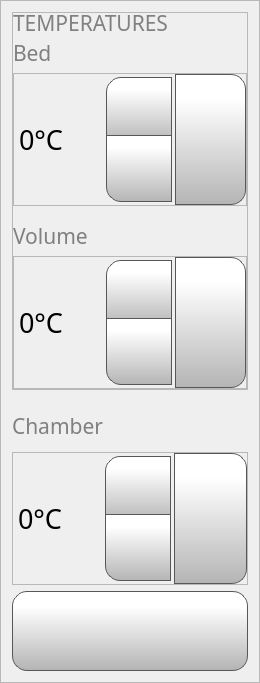
       <widget class="QFrame" name="temperatureFrame">
        <property name="minimumSize">
         <size>
          <width>0</width>
          <height>221</height>
         </size>
        </property>
        <property name="styleSheet">
         <string notr="true">QFrame #temperatureFrame {
    border: 2px solid gray;
    border-radius: 20px;
}</string>
        </property>
        <property name="frameShape">
         <enum>QFrame::StyledPanel</enum>
        </property>
        <property name="frameShadow">
         <enum>QFrame::Raised</enum>
        </property>
        <layout class="QVBoxLayout" name="verticalLayout_9">
         <item>
          <widget class="QFrame" name="frame_12">
           <property name="frameShape">
            <enum>QFrame::StyledPanel</enum>
           </property>
           <property name="frameShadow">
            <enum>QFrame::Raised</enum>
           </property>
           <layout class="QVBoxLayout" name="verticalLayout_7">
            <property name="spacing">
             <number>0</number>
            </property>
            <property name="leftMargin">
             <number>0</number>
            </property>
            <property name="topMargin">
             <number>0</number>
            </property>
            <property name="rightMargin">
             <number>0</number>
            </property>
            <property name="bottomMargin">
             <number>0</number>
            </property>
            <item>
             <widget class="QLabel" name="fileInfoLabel_13">
              <property name="minimumSize">
               <size>
                <width>0</width>
                <height>0</height>
               </size>
              </property>
              <property name="maximumSize">
               <size>
                <width>16777215</width>
                <height>20</height>
               </size>
              </property>
              <property name="font">
               <font>
                <family>Gotham</family>
                <pointsize>16</pointsize>
                <weight>50</weight>
                <bold>false</bold>
               </font>
              </property>
              <property name="styleSheet">
               <string notr="true">color:  grey;</string>
              </property>
              <property name="text">
               <string>TEMPERATURES</string>
              </property>
             </widget>
            </item>
            <item>
             <spacer name="verticalSpacer_9">
              <property name="orientation">
               <enum>Qt::Vertical</enum>
              </property>
              <property name="sizeType">
               <enum>QSizePolicy::Fixed</enum>
              </property>
              <property name="sizeHint" stdset="0">
               <size>
                <width>20</width>
                <height>10</height>
               </size>
              </property>
             </spacer>
            </item>
            <item>
             <widget class="QLabel" name="fileInfoLabel_7">
              <property name="maximumSize">
               <size>
                <width>16777215</width>
                <height>20</height>
               </size>
              </property>
              <property name="font">
               <font>
                <family>Gotham</family>
                <pointsize>16</pointsize>
                <weight>50</weight>
                <bold>false</bold>
               </font>
              </property>
              <property name="styleSheet">
               <string notr="true">color:  grey;</string>
              </property>
              <property name="text">
               <string>Bed</string>
              </property>
             </widget>
            </item>
            <item>
             <spacer name="verticalSpacer_3">
              <property name="orientation">
               <enum>Qt::Vertical</enum>
              </property>
              <property name="sizeType">
               <enum>QSizePolicy::Fixed</enum>
              </property>
              <property name="sizeHint" stdset="0">
               <size>
                <width>20</width>
                <height>10</height>
               </size>
              </property>
             </spacer>
            </item>
            <item>
             <widget class="QFrame" name="frame_11">
              <property name="frameShape">
               <enum>QFrame::StyledPanel</enum>
              </property>
              <property name="frameShadow">
               <enum>QFrame::Raised</enum>
              </property>
              <layout class="QHBoxLayout" name="horizontalLayout_4">
               <property name="spacing">
                <number>0</number>
               </property>
               <property name="leftMargin">
                <number>0</number>
               </property>
               <property name="topMargin">
                <number>0</number>
               </property>
               <property name="rightMargin">
                <number>0</number>
               </property>
               <property name="bottomMargin">
                <number>0</number>
               </property>
               <item>
                <widget class="QSpinBox" name="bedTempSpinBox">
                 <property name="minimumSize">
                  <size>
                   <width>0</width>
                   <height>131</height>
                  </size>
                 </property>
                 <property name="font">
                  <font>
                   <family>Gotham</family>
                   <pointsize>20</pointsize>
                  </font>
                 </property>
                 <property name="styleSheet">
                  <string notr="true">QSpinBox {
    padding-right: 5px; /* make room for the arrows */
	color: rgb(0, 0, 0);
	background-color: rgba(255, 255, 255, 0);
   
}
QSpinBox ::text:selected {
	background-color: rgb(0, 0, 0);
   
}
QSpinBox::up-button {
     border: 1px solid rgb(87, 87, 87);

border-top-left-radius: 15px;
	background-color: qlineargradient(spread:pad, x1:0, y1:1, x2:0, y2:0.188, stop:0 rgba(180, 180, 180, 255), stop:1 rgba(255, 255, 255, 255));
    width: 60px;
     height: 61px;
    padding: 2px;
}

QSpinBox::up-arrow { 
image: url(:/Navigation/img/Navigation/arrows.png);
    width: 40px;
     height: 40px;
padding: 5px; }



QSpinBox::up-button:pressed {
    background-color: qlineargradient(x1: 0, y1: 0, x2: 0, y2: 1,
                                      stop: 0 #dadbde, stop: 1 #f6f7fa);
}


QSpinBox::down-button {
     border: 1px solid rgb(87, 87, 87);
border-bottom-left-radius: 15px;
	background-color: qlineargradient(spread:pad, x1:0, y1:1, x2:0, y2:0.188, stop:0 rgba(180, 180, 180, 255), stop:1 rgba(255, 255, 255, 255));
    width: 60px;
     height: 61px;
    padding: 2px;
}

QSpinBox::down-arrow {
image: url(:/Navigation/img/Navigation/arrows-5.png);
    width: 40px;
     height: 40px;
padding: 5px;
}

QSpinBox::down-button:pressed {
    background-color: qlineargradient(x1: 0, y1: 0, x2: 0, y2: 1,
                                      stop: 0 #dadbde, stop: 1 #f6f7fa);

}

</string>
                 </property>
                 <property name="frame">
                  <bool>false</bool>
                 </property>
                 <property name="readOnly">
                  <bool>false</bool>
                 </property>
                 <property name="buttonSymbols">
                  <enum>QAbstractSpinBox::UpDownArrows</enum>
                 </property>
                 <property name="accelerated">
                  <bool>true</bool>
                 </property>
                 <property name="suffix">
                  <string>°C</string>
                 </property>
                 <property name="maximum">
                  <number>300</number>
                 </property>
                 <property name="singleStep">
                  <number>1</number>
                 </property>
                 <property name="value">
                  <number>0</number>
                 </property>
                </widget>
               </item>
               <item>
                <widget class="QPushButton" name="setBedTempButton">
                 <property name="minimumSize">
                  <size>
                   <width>71</width>
                   <height>131</height>
                  </size>
                 </property>
                 <property name="maximumSize">
                  <size>
                   <width>100</width>
                   <height>16777215</height>
                  </size>
                 </property>
                 <property name="font">
                  <font>
                   <family>Gotham</family>
                   <pointsize>13</pointsize>
                  </font>
                 </property>
                 <property name="styleSheet">
                  <string notr="true">QPushButton {
     border: 1px solid rgb(87, 87, 87);
	background-color: qlineargradient(spread:pad, x1:0, y1:1, x2:0, y2:0.188, stop:0 rgba(180, 180, 180, 255), stop:1 rgba(255, 255, 255, 255));
border-bottom-right-radius: 15px;
border-top-right-radius: 15px;

}

QPushButton:pressed {
    background-color: qlineargradient(x1: 0, y1: 0, x2: 0, y2: 1,
                                      stop: 0 #dadbde, stop: 1 #f6f7fa);
}

QPushButton:flat {
    border: none; /* no border for a flat push button */
}

QPushButton:default {
    border-color: navy; /* make the default button prominent */
}

QPushButton:focus {
	outline: none;
}</string>
                 </property>
                 <property name="text">
                  <string/>
                 </property>
                 <property name="icon">
                  <iconset>
                   <normaloff>../../../../TwinDragon600x600CM4TouchUI/octoprint_TwinDragon600x600CM4TouchUI/templates/img/verification-mark.png</normaloff>../../../../TwinDragon600x600CM4TouchUI/octoprint_TwinDragon600x600CM4TouchUI/templates/img/verification-mark.png</iconset>
                 </property>
                 <property name="iconSize">
                  <size>
                   <width>50</width>
                   <height>50</height>
                  </size>
                 </property>
                </widget>
               </item>
              </layout>
             </widget>
            </item>
            <item>
             <spacer name="verticalSpacer_6">
              <property name="orientation">
               <enum>Qt::Vertical</enum>
              </property>
              <property name="sizeType">
               <enum>QSizePolicy::Expanding</enum>
              </property>
              <property name="sizeHint" stdset="0">
               <size>
                <width>20</width>
                <height>20</height>
               </size>
              </property>
             </spacer>
            </item>
            <item>
             <widget class="QLabel" name="fileInfoLabel_8">
              <property name="maximumSize">
               <size>
                <width>16777215</width>
                <height>20</height>
               </size>
              </property>
              <property name="font">
               <font>
                <family>Gotham</family>
                <pointsize>16</pointsize>
                <weight>50</weight>
                <bold>false</bold>
               </font>
              </property>
              <property name="styleSheet">
               <string notr="true">color:  grey;</string>
              </property>
              <property name="text">
               <string>Volume</string>
              </property>
             </widget>
            </item>
            <item>
             <spacer name="verticalSpacer_4">
              <property name="orientation">
               <enum>Qt::Vertical</enum>
              </property>
              <property name="sizeType">
               <enum>QSizePolicy::Fixed</enum>
              </property>
              <property name="sizeHint" stdset="0">
               <size>
                <width>20</width>
                <height>10</height>
               </size>
              </property>
             </spacer>
            </item>
            <item>
             <widget class="QFrame" name="frame_14">
              <property name="frameShape">
               <enum>QFrame::StyledPanel</enum>
              </property>
              <property name="frameShadow">
               <enum>QFrame::Raised</enum>
              </property>
              <layout class="QHBoxLayout" name="horizontalLayout_5">
               <property name="spacing">
                <number>0</number>
               </property>
               <property name="leftMargin">
                <number>0</number>
               </property>
               <property name="topMargin">
                <number>0</number>
               </property>
               <property name="rightMargin">
                <number>0</number>
               </property>
               <property name="bottomMargin">
                <number>0</number>
               </property>
               <item>
                <widget class="QSpinBox" name="volumeTempSpinBox">
                 <property name="minimumSize">
                  <size>
                   <width>0</width>
                   <height>131</height>
                  </size>
                 </property>
                 <property name="font">
                  <font>
                   <family>Gotham</family>
                   <pointsize>20</pointsize>
                  </font>
                 </property>
                 <property name="styleSheet">
                  <string notr="true">QSpinBox {
    padding-right: 5px; /* make room for the arrows */
	color: rgb(0, 0, 0);
	background-color: rgba(255, 255, 255, 0);
   
}
QSpinBox ::text:selected {
	background-color: rgb(0, 0, 0);
   
}
QSpinBox::up-button {
     border: 1px solid rgb(87, 87, 87);

border-top-left-radius: 15px;
	background-color: qlineargradient(spread:pad, x1:0, y1:1, x2:0, y2:0.188, stop:0 rgba(180, 180, 180, 255), stop:1 rgba(255, 255, 255, 255));
    width: 60px;
     height: 61px;
    padding: 2px;
}

QSpinBox::up-arrow { 
image: url(:/Navigation/img/Navigation/arrows.png);
    width: 40px;
     height: 40px;
padding: 5px; }



QSpinBox::up-button:pressed {
    background-color: qlineargradient(x1: 0, y1: 0, x2: 0, y2: 1,
                                      stop: 0 #dadbde, stop: 1 #f6f7fa);
}


QSpinBox::down-button {
     border: 1px solid rgb(87, 87, 87);
border-bottom-left-radius: 15px;
	background-color: qlineargradient(spread:pad, x1:0, y1:1, x2:0, y2:0.188, stop:0 rgba(180, 180, 180, 255), stop:1 rgba(255, 255, 255, 255));
    width: 60px;
     height: 61px;
    padding: 2px;
}

QSpinBox::down-arrow {
image: url(:/Navigation/img/Navigation/arrows-5.png);
    width: 40px;
     height: 40px;
padding: 5px;
}

QSpinBox::down-button:pressed {
    background-color: qlineargradient(x1: 0, y1: 0, x2: 0, y2: 1,
                                      stop: 0 #dadbde, stop: 1 #f6f7fa);

}

</string>
                 </property>
                 <property name="frame">
                  <bool>false</bool>
                 </property>
                 <property name="readOnly">
                  <bool>false</bool>
                 </property>
                 <property name="buttonSymbols">
                  <enum>QAbstractSpinBox::UpDownArrows</enum>
                 </property>
                 <property name="accelerated">
                  <bool>true</bool>
                 </property>
                 <property name="suffix">
                  <string>°C</string>
                 </property>
                 <property name="maximum">
                  <number>300</number>
                 </property>
                 <property name="singleStep">
                  <number>1</number>
                 </property>
                 <property name="value">
                  <number>0</number>
                 </property>
                </widget>
               </item>
               <item>
                <widget class="QPushButton" name="setVolumeTempButton">
                 <property name="minimumSize">
                  <size>
                   <width>71</width>
                   <height>131</height>
                  </size>
                 </property>
                 <property name="maximumSize">
                  <size>
                   <width>100</width>
                   <height>16777215</height>
                  </size>
                 </property>
                 <property name="font">
                  <font>
                   <family>Gotham</family>
                   <pointsize>13</pointsize>
                  </font>
                 </property>
                 <property name="styleSheet">
                  <string notr="true">QPushButton {
     border: 1px solid rgb(87, 87, 87);
	background-color: qlineargradient(spread:pad, x1:0, y1:1, x2:0, y2:0.188, stop:0 rgba(180, 180, 180, 255), stop:1 rgba(255, 255, 255, 255));
border-bottom-right-radius: 15px;
border-top-right-radius: 15px;

}

QPushButton:pressed {
    background-color: qlineargradient(x1: 0, y1: 0, x2: 0, y2: 1,
                                      stop: 0 #dadbde, stop: 1 #f6f7fa);
}

QPushButton:flat {
    border: none; /* no border for a flat push button */
}

QPushButton:default {
    border-color: navy; /* make the default button prominent */
}

QPushButton:focus {
	outline: none;
}</string>
                 </property>
                 <property name="text">
                  <string/>
                 </property>
                 <property name="icon">
                  <iconset>
                   <normaloff>../../../../TwinDragon600x600CM4TouchUI/octoprint_TwinDragon600x600CM4TouchUI/templates/img/verification-mark.png</normaloff>../../../../TwinDragon600x600CM4TouchUI/octoprint_TwinDragon600x600CM4TouchUI/templates/img/verification-mark.png</iconset>
                 </property>
                 <property name="iconSize">
                  <size>
                   <width>50</width>
                   <height>50</height>
                  </size>
                 </property>
                </widget>
               </item>
              </layout>
             </widget>
            </item>
           </layout>
          </widget>
         </item>
         <item>
          <spacer name="verticalSpacer_7">
           <property name="orientation">
            <enum>Qt::Vertical</enum>
           </property>
           <property name="sizeType">
            <enum>QSizePolicy::Expanding</enum>
           </property>
           <property name="sizeHint" stdset="0">
            <size>
             <width>20</width>
             <height>20</height>
            </size>
           </property>
          </spacer>
         </item>
         <item>
          <widget class="QLabel" name="fileInfoLabel_9">
           <property name="maximumSize">
            <size>
             <width>16777215</width>
             <height>20</height>
            </size>
           </property>
           <property name="font">
            <font>
             <family>Gotham</family>
             <pointsize>16</pointsize>
             <weight>50</weight>
             <bold>false</bold>
            </font>
           </property>
           <property name="styleSheet">
            <string notr="true">color:  grey;</string>
           </property>
           <property name="text">
            <string>Chamber</string>
           </property>
          </widget>
         </item>
         <item>
          <spacer name="verticalSpacer_5">
           <property name="orientation">
            <enum>Qt::Vertical</enum>
           </property>
           <property name="sizeType">
            <enum>QSizePolicy::Fixed</enum>
           </property>
           <property name="sizeHint" stdset="0">
            <size>
             <width>20</width>
             <height>10</height>
            </size>
           </property>
          </spacer>
         </item>
         <item>
          <widget class="QFrame" name="frame_16">
           <property name="frameShape">
            <enum>QFrame::StyledPanel</enum>
           </property>
           <property name="frameShadow">
            <enum>QFrame::Raised</enum>
           </property>
           <layout class="QHBoxLayout" name="horizontalLayout_6">
            <property name="spacing">
             <number>0</number>
            </property>
            <property name="leftMargin">
             <number>0</number>
            </property>
            <property name="topMargin">
             <number>0</number>
            </property>
            <property name="rightMargin">
             <number>0</number>
            </property>
            <property name="bottomMargin">
             <number>0</number>
            </property>
            <item>
             <widget class="QSpinBox" name="chamberTempSpinBox">
              <property name="minimumSize">
               <size>
                <width>0</width>
                <height>131</height>
               </size>
              </property>
              <property name="font">
               <font>
                <family>Gotham</family>
                <pointsize>20</pointsize>
               </font>
              </property>
              <property name="styleSheet">
               <string notr="true">QSpinBox {
    padding-right: 5px; /* make room for the arrows */
	color: rgb(0, 0, 0);
	background-color: rgba(255, 255, 255, 0);
   
}
QSpinBox ::text:selected {
	background-color: rgb(0, 0, 0);
   
}
QSpinBox::up-button {
     border: 1px solid rgb(87, 87, 87);

border-top-left-radius: 15px;
	background-color: qlineargradient(spread:pad, x1:0, y1:1, x2:0, y2:0.188, stop:0 rgba(180, 180, 180, 255), stop:1 rgba(255, 255, 255, 255));
    width: 60px;
     height: 61px;
    padding: 2px;
}

QSpinBox::up-arrow { 
image: url(:/Navigation/img/Navigation/arrows.png);
    width: 40px;
     height: 40px;
padding: 5px; }



QSpinBox::up-button:pressed {
    background-color: qlineargradient(x1: 0, y1: 0, x2: 0, y2: 1,
                                      stop: 0 #dadbde, stop: 1 #f6f7fa);
}


QSpinBox::down-button {
     border: 1px solid rgb(87, 87, 87);
border-bottom-left-radius: 15px;
	background-color: qlineargradient(spread:pad, x1:0, y1:1, x2:0, y2:0.188, stop:0 rgba(180, 180, 180, 255), stop:1 rgba(255, 255, 255, 255));
    width: 60px;
     height: 61px;
    padding: 2px;
}

QSpinBox::down-arrow {
image: url(:/Navigation/img/Navigation/arrows-5.png);
    width: 40px;
     height: 40px;
padding: 5px;
}

QSpinBox::down-button:pressed {
    background-color: qlineargradient(x1: 0, y1: 0, x2: 0, y2: 1,
                                      stop: 0 #dadbde, stop: 1 #f6f7fa);

}

</string>
              </property>
              <property name="frame">
               <bool>false</bool>
              </property>
              <property name="readOnly">
               <bool>false</bool>
              </property>
              <property name="buttonSymbols">
               <enum>QAbstractSpinBox::UpDownArrows</enum>
              </property>
              <property name="accelerated">
               <bool>true</bool>
              </property>
              <property name="suffix">
               <string>°C</string>
              </property>
              <property name="maximum">
               <number>300</number>
              </property>
              <property name="singleStep">
               <number>1</number>
              </property>
              <property name="value">
               <number>0</number>
              </property>
             </widget>
            </item>
            <item>
             <widget class="QPushButton" name="setChamberTempButton">
              <property name="minimumSize">
               <size>
                <width>71</width>
                <height>131</height>
               </size>
              </property>
              <property name="maximumSize">
               <size>
                <width>100</width>
                <height>16777215</height>
               </size>
              </property>
              <property name="font">
               <font>
                <family>Gotham</family>
                <pointsize>13</pointsize>
               </font>
              </property>
              <property name="styleSheet">
               <string notr="true">QPushButton {
     border: 1px solid rgb(87, 87, 87);
	background-color: qlineargradient(spread:pad, x1:0, y1:1, x2:0, y2:0.188, stop:0 rgba(180, 180, 180, 255), stop:1 rgba(255, 255, 255, 255));
border-bottom-right-radius: 15px;
border-top-right-radius: 15px;

}

QPushButton:pressed {
    background-color: qlineargradient(x1: 0, y1: 0, x2: 0, y2: 1,
                                      stop: 0 #dadbde, stop: 1 #f6f7fa);
}

QPushButton:flat {
    border: none; /* no border for a flat push button */
}

QPushButton:default {
    border-color: navy; /* make the default button prominent */
}

QPushButton:focus {
	outline: none;
}</string>
              </property>
              <property name="text">
               <string/>
              </property>
              <property name="icon">
               <iconset>
                <normaloff>../../../../TwinDragon600x600CM4TouchUI/octoprint_TwinDragon600x600CM4TouchUI/templates/img/verification-mark.png</normaloff>../../../../TwinDragon600x600CM4TouchUI/octoprint_TwinDragon600x600CM4TouchUI/templates/img/verification-mark.png</iconset>
              </property>
              <property name="iconSize">
               <size>
                <width>50</width>
                <height>50</height>
               </size>
              </property>
             </widget>
            </item>
           </layout>
          </widget>
         </item>
         <item>
          <widget class="QPushButton" name="cooldownButton">
           <property name="minimumSize">
            <size>
             <width>0</width>
             <height>80</height>
            </size>
           </property>
           <property name="font">
            <font>
             <family>Gotham</family>
             <pointsize>15</pointsize>
            </font>
           </property>
           <property name="styleSheet">
            <string notr="true">QPushButton {
    border: 1px solid rgb(87, 87, 87);
	background-color: qlineargradient(spread:pad, x1:0, y1:1, x2:0, y2:0.188, stop:0 rgba(180, 180, 180, 255), stop:1 rgba(255, 255, 255, 255));
border-radius: 15px;
}

QPushButton:pressed {
    background-color: qlineargradient(x1: 0, y1: 0, x2: 0, y2: 1,
                                      stop: 0 #dadbde, stop: 1 #f6f7fa);
}

QPushButton:flat {
    border: none; /* no border for a flat push button */
}

QPushButton:default {
    border-color: navy; /* make the default button prominent */
}

QPushButton:focus {
	outline: none;
}</string>
           </property>
           <property name="text">
            <string/>
           </property>
           <property name="icon">
            <iconset resource="../resources/resource.qrc">
             <normaloff>:/Icons/img/icons/snowflake.png</normaloff>:/Icons/img/icons/snowflake.png</iconset>
           </property>
           <property name="iconSize">
            <size>
             <width>50</width>
             <height>50</height>
            </size>
           </property>
          </widget>
         </item>
        </layout>
       </widget>
